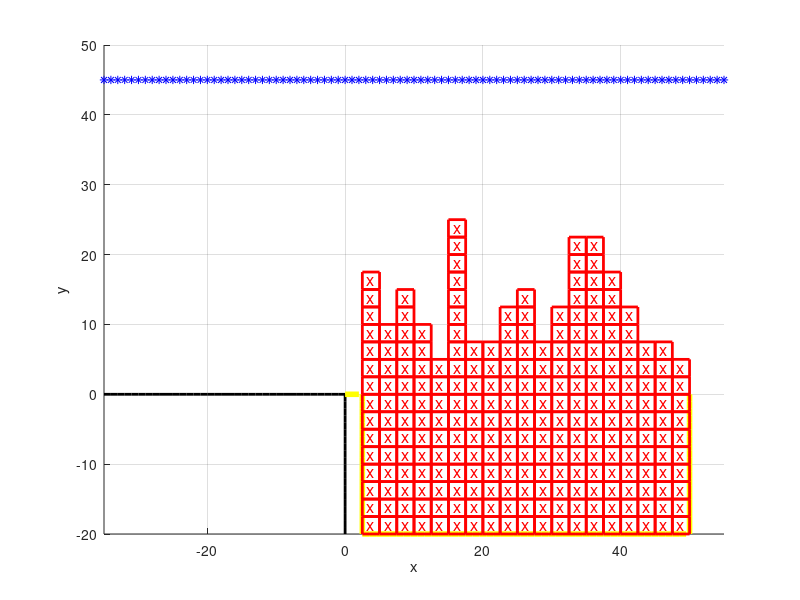

Write MATLAB code to recreate this figure.
hold on
% Muelle
% Línea horizontal
x_muelle_h = -35:0;
y_muelle_h = zeros(size(x_muelle_h));
plot(x_muelle_h, y_muelle_h, 'k', 'LineWidth', 2);

% Línea vertical
y_muelle_v = -20:0;
x_muelle_v = zeros(size(y_muelle_v));
plot(x_muelle_v, y_muelle_v, 'k', 'LineWidth', 2);

% Barco
% Horizontal abajo
x_barco_h_a = 2.5:50;
y_barco_h_a = ones(size(x_barco_h_a)) * -20;
plot(x_barco_h_a, y_barco_h_a, 'y', 'LineWidth', 4);

% Horizontal izquierda
x_barco_h_i = 0:2.5;
y_barco_h_i = zeros(size(x_barco_h_i));
plot(x_barco_h_i, y_barco_h_i, 'y', 'LineWidth', 4);

% Vertical izquierda
y_barco_v = -20:0;
x_barco_v_i = ones(size(y_muelle_v)) * 2.5;
plot(x_barco_v_i, y_barco_v, 'y', 'LineWidth', 4);

% Vertical derecha
x_barco_v_d = ones(size(y_muelle_v)) * 50;
plot(x_barco_v_d, y_barco_v, 'y', 'LineWidth', 4);

% Contenedores dentro del barco
num_filas = 19;
num_contenedores_min = 10;
num_contenedores_max = 18;

% Generar posiciones aleatorias para los contenedores dentro del barco por fila
for fila = 1:num_filas
    num_contenedores_fila = randi([num_contenedores_min, num_contenedores_max])
    
    for i = 1:num_contenedores_fila
        pos_x = 2.5 + (fila - 1) * 2.5;
        pos_y = -20 + (i - 1) * 2.5;
        
        % Dibujar el contenedor
        rectangle('Position', [pos_x, pos_y, 2.5, 2.5], 'EdgeColor', 'r', 'LineWidth', 2);
        
        % Dibujar la "x" dentro del contenedor
        x_center = pos_x + 1.25;
        y_center = pos_y + 1.25;
        text(x_center, y_center, 'x', 'Color', 'r', 'FontSize', 12, 'HorizontalAlignment', 'center', 'VerticalAlignment', 'middle');
    end
end

hc_izaje = 2.5;
x_izaje = -35:55;
yt0 = ones(size(x_izaje)) * 45;
plot(x_izaje, yt0, '*b');

xlabel('x');
ylabel('y');
grid on;
axis([-35, 55, -20, 50]);

